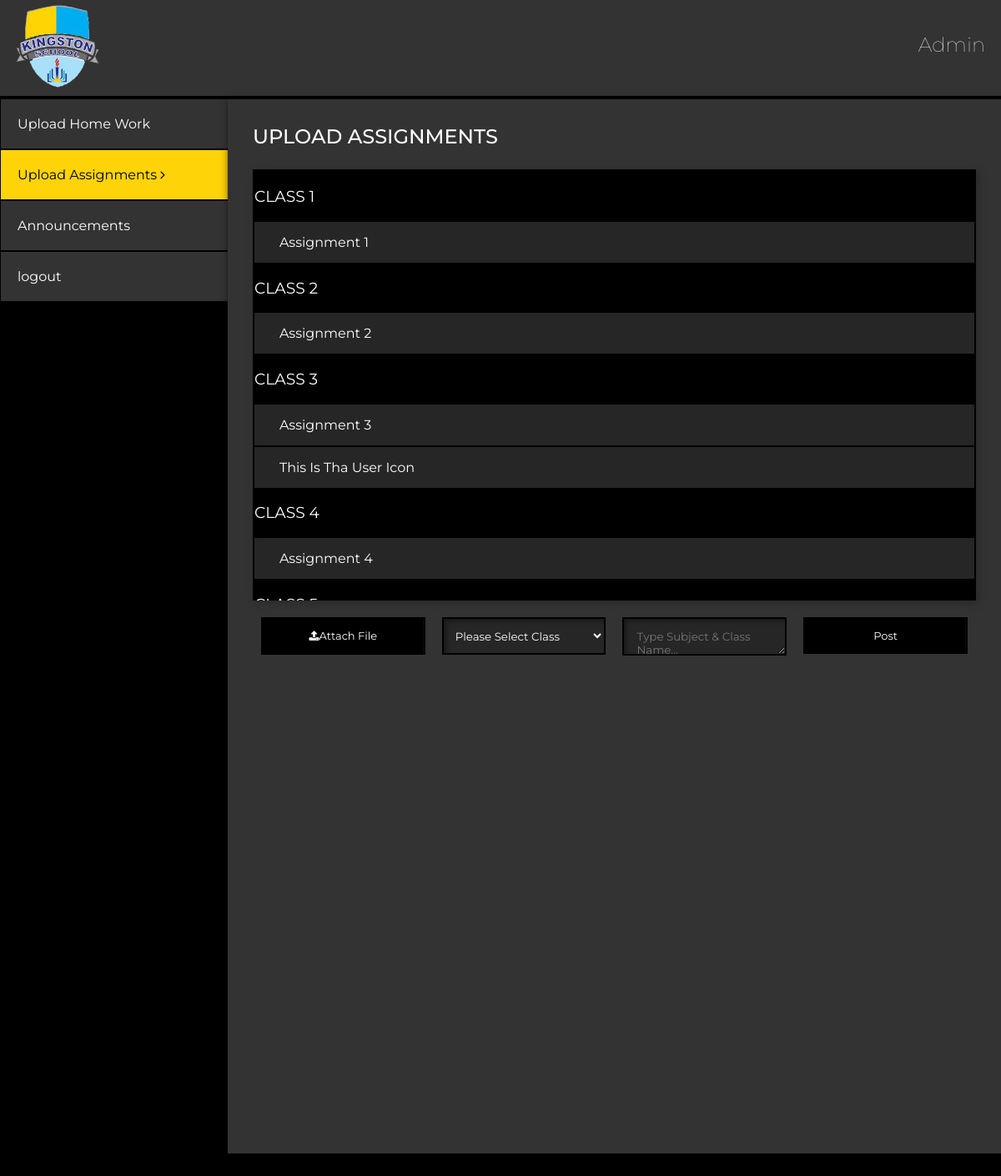
The page /onlinehomework/vicationassign.php (signed in) on the database its author committed.
### tables this page shows
CREATE TABLE `AC_One` (
  `id` int(11) NOT NULL,
  `image` varchar(255) NOT NULL,
  `image_text` varchar(255) NOT NULL
);

CREATE TABLE `AC_Two` (
  `id` int(11) NOT NULL,
  `image` varchar(255) NOT NULL,
  `image_text` varchar(255) NOT NULL
);

CREATE TABLE `AC_Three` (
  `id` int(11) NOT NULL,
  `image` varchar(255) NOT NULL,
  `image_text` varchar(255) NOT NULL
);

CREATE TABLE `AC_Four` (
  `id` int(11) NOT NULL,
  `image` varchar(255) NOT NULL,
  `image_text` varchar(255) NOT NULL
);

### onlinehomework/logics.php (called while the page is built, shortened)
<?php
    $db = mysqli_connect("dev58.onlinetestingserver.com", "dev58onlinetesti", "d(hi?G=~!jLX", "online-home-work");
    $AC_One = mysqli_query($db, "SELECT * FROM AC_One");
    $AC_Two = mysqli_query($db, "SELECT * FROM AC_Two");
    $AC_Three = mysqli_query($db, "SELECT * FROM AC_Three");
    $AC_Four = mysqli_query($db, "SELECT * FROM AC_Four");
?>

### onlinehomework/vicationassign.php (the view, shortened to what this page needs)
<?php include('logics.php'); ?>
<!DOCTYPE html>
<html>
<head>
	<link rel="stylesheet" type="text/css" href="css/style.css">
	<link rel="stylesheet" type="text/css" href="css/animate.css">
	<link rel="stylesheet" type="text/css" href="owl/css/owl.carousel.css">
	<link rel="stylesheet" href="https://cdnjs.cloudflare.com/ajax/libs/font-awesome/4.7.0/css/font-awesome.min.css">
</head>
<body>
<div class="header">
	<div class="logo">
		<a href="homework.php"><img src="images/logo.png"></a>
	</div>
	<div class="admin_btn_box">
		<h2><?php echo $_SESSION['username']; ?></h2>
	</div>
</div>
<div class="chat_body">
	<div class="user-panel">
		<div class="user_info">
	       <div class="clm">
	           <ul>
	               <li><a href="upload.php">Upload Home Work</a></li>
	               <li><a href="vicationassign.php" class="active">Upload Assignments <i class="fa fa-angle-right" aria-hidden="true"></i></a></li>
	               <li><a href="announcement.php">Announcements</a></li>
	               <li><a href="index.php?logout='1'" >logout</a></li>
	           </ul>
	       </div>
		</div>
	</div>
	<div class="chat_panel">
        <h1>Upload Assignments</h1>
        <div class="file_box_outer">
	    <div id="content">
	        <h3>Class 1</h3>
	        <ul>
            <?php
                while ($row = mysqli_fetch_array($AC_One)){
                   echo "<li>";
      	              echo "<a  href='images/".$row['image']."' target='blank' >".$row['image_text']."</a>";
                   echo "</li>";
                }
            ?>
            </ul>
	        <h3>Class 2</h3>
	        <ul>
            <?php
                while ($row = mysqli_fetch_array($AC_Two)){
                   echo "<li>";
      	              echo "<a  href='images/".$row['image']."' target='blank' >".$row['image_text']."</a>";
                   echo "</li>";
                }
            ?>
            </ul>
            <h3>Class 3</h3>
	        <ul>
            <?php
                while ($row = mysqli_fetch_array($AC_Three)){
                   echo "<li>";
      	              echo "<a  href='images/".$row['image']."' target='blank' >".$row['image_text']."</a>";
                   echo "</li>";
                }
            ?>
            </ul>
            <h3>Class 4</h3>
	        <ul>
            <?php
                while ($row = mysqli_fetch_array($AC_Four)){
                   echo "<li>";
      	              echo "<a  href='images/".$row['image']."' target='blank' >".$row['image_text']."</a>";
                   echo "</li>";
                }
            ?>
            </ul>
            <h3>Class 5</h3>
        </div>
        </div>
        <div id="content">
               <form method="POST" action="" enctype="multipart/form-data">
  	            <div class="upload-box">
  	                <div class="myupBtn">
  	               	    <label class="myLabel">
                           <span><i class="fa fa-upload" aria-hidden="true"></i>  Attach File</span>
                        </label>
                    </div>
                    <div class="section_select">
                        <select name="section" id="sections">
                            <option value="blank">Please Select Class</option>
                        </select>
                    </div>
  	               <div>
                        <textarea id="attch_name" class="text" class="teach-text" name="image_text" placeholder="Type Subject & Class Name..." required></textarea>
  	               </div>
  	               <div>
  		               <button type="submit" class="submit" name="upload">Post</button>
  	               </div>
  	            </div>
            </form>
        </div>
        </div>
	</div>
</body>
</html>

### onlinehomework/css/style.css (style rules this page uses)
div#content .myLabel, button.submit { background: linear-gradient(to left, #000 50%, #fed308 50%); background-size: 212%; background-position: right bottom; transition: all .5s ease; }
html body .clm ul li a.active { background-color: #fed308 !important; color: #000 !important; }
body { margin: 0; padding: 0; font-family: Montserrat !important; background-color: #000; }
img,a { transition:.4s; }
.header { padding: 5px 18px; border: 1px solid #3333; width: 100%; background-color: #333; display: inline-block; box-sizing: border-box; }
h1,h2,h3,h4,h5,h6,p { color: #fff; }
h1 { font-size: 24px; font-weight: 500; text-transform: uppercase; margin: 0 0 25px; }
a { text-decoration:none !important; }
.header .logo img { width: 100px; }
.header .logo { float: left; }
.header .admin_btn_box h2 { text-transform: capitalize; font-weight: 100; }
.header .admin_btn_box { float: right; margin-top: 13px; }
.chat_body { display: flex; width: 100%; min-height: 86vh; }
.chat_body .user-panel { width: 15%; text-align: center; padding: 0px 0px 0px 0px; border: 1px solid #000; display: inline-block; }
.chat_body .chat_panel { width: 85%; background-color: #333; padding:30px; box-shadow: 3px 3px 10px #000; box-sizing: border-box; }
.file_box_outer { background-color: #000; width: 100%; padding: 2px; box-sizing: border-box; box-shadow: 3px 3px 10px #00000036; height: 517px; overflow: auto; scroll-behavior: smooth; }
.chat_body h3 { text-transform: uppercase; font-weight: 400; }
label.myLabel span { margin: auto; display: table; }
section .upload-box .myLabel, button.submit { color: #fff; font-size: 16px; margin: 0px 5px; border: navajowhite; padding: 13px 30px; border-radius: 10px; font-family: sans-serif; cursor: pointer; border: 2px solid #000; transition: .4s; }
.upload-box div { width: 100%; box-sizing: border-box; margin: 0px 10px; height: 45px; }
textarea#attch_name { font-family: sans-serif; width: 100%; padding: 13px 15px; box-sizing: border-box; background-color: #262626; color: #fff; border: 2px solid black; box-shadow: inset 4px 4px 6px -2px #00000073; height: 46px; font-family: montserrat; }
.section_select select { width: 100%; height: 45px; background-color: #262626; border: 2px solid #000; box-shadow: inset 4px 4px 6px -2px #00000073; padding: 11px 10px; color: #fff; font-family: montserrat; }
div#content .myLabel, button.submit { color: #fff; font-size: 13px; margin: 0px 0px; border: navajowhite; padding: 12px 30px; border-radius: 0px; font-family: montserrat; cursor: pointer; border: 2px solid #000; transition: .4s; width:100%; }
.clm ul { margin: 0; padding: 0; }
.clm ul li a { background-color: #333333; color: #fff; padding: 20px 20px; width: 100%; display: block; margin: 2px 0px; text-align: left; }
.clm ul li:nth-child(1) a { margin-top: -1px !important; }
div#content ul { margin: 0 !important; padding: 0; }
div#content ul li { list-style: none; background-color: #333; margin: 2px 0px; padding: 0px 0px; }
div#content ul li a { width: 100% !important; padding: 15px 30px; text-transform: capitalize; display: block; box-sizing: border-box; color: #fff; background-color: #00000040; margin: 2px 0px; }
.myupBtn { box-sizing: border-box; display: inherit; }
.upload-box { display: flex; margin: 20px 0px; box-sizing: border-box; width: 100%; }
@media (max-width:1600px) { .chat_body .user-panel { width: 20%; } }
@media (max-width:1280px) { .chat_body .user-panel { width: 25%; } }

### rows shown on the page
ac_one: image_text "Assignment 1"
ac_two: image_text "Assignment 2"
ac_three: image_text "Assignment 3"
ac_three: image_text "This Is Tha User Icon"
ac_four: image_text "Assignment 4"

### other values the page prints
$_SESSION['username'] "Admin"
